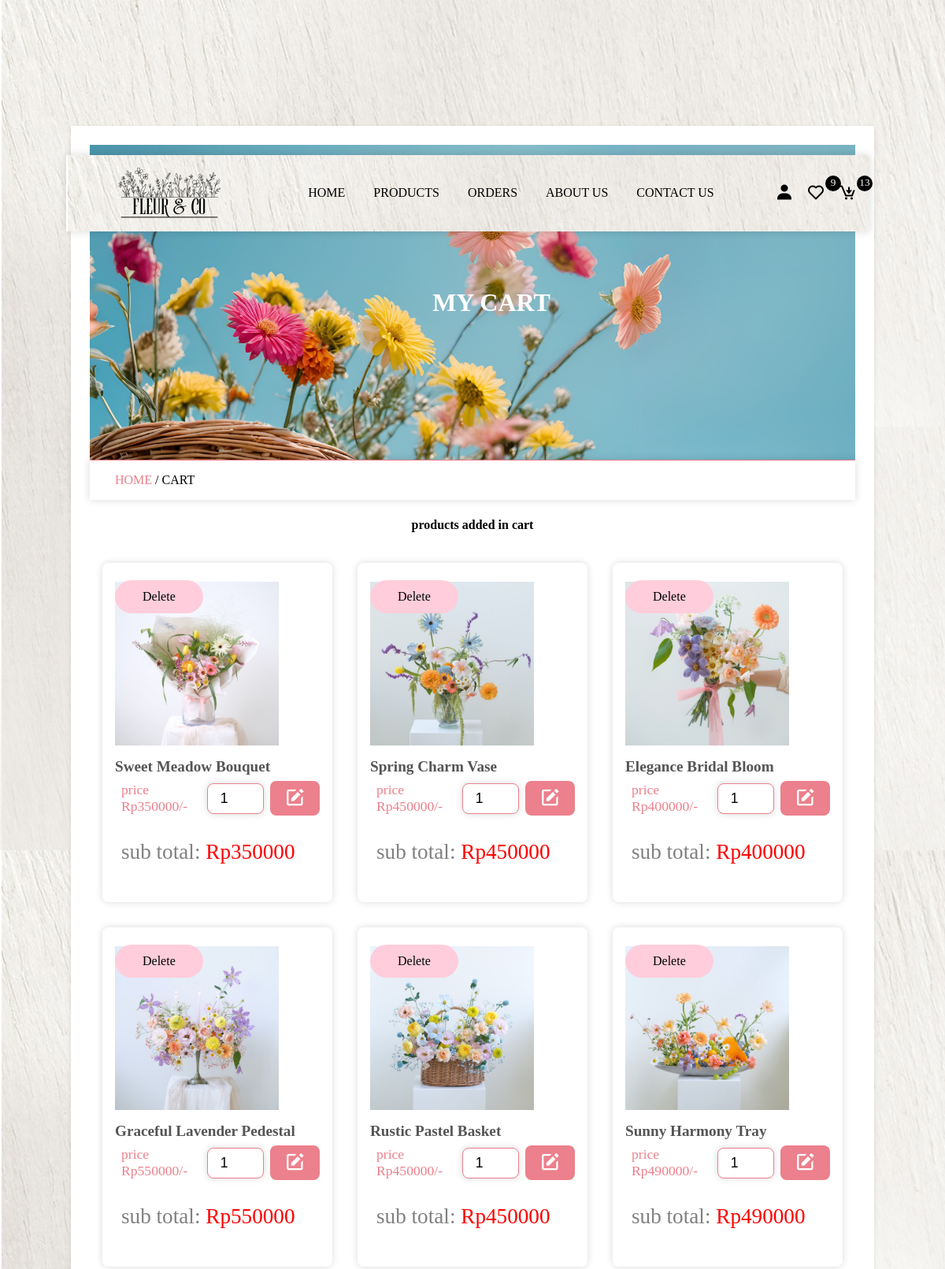
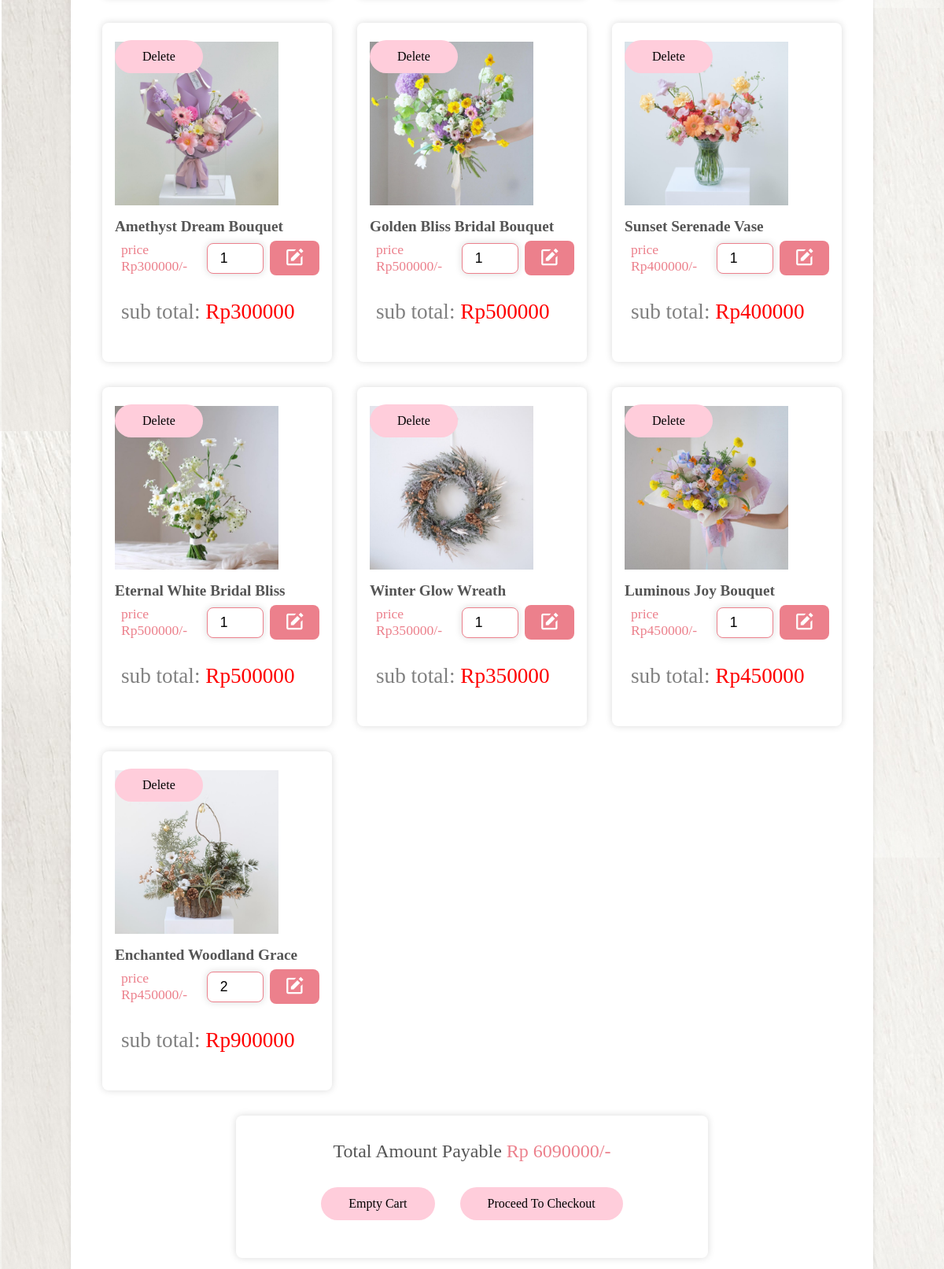
The app's page /cart.php (upper part) with its own data (2 pictures, top to bottom).
### tables this page shows
CREATE TABLE `cart` (
  `id` varchar(20) NOT NULL,
  `user_id` varchar(50) NOT NULL,
  `product_id` varchar(50) NOT NULL,
  `price` int(20) NOT NULL,
  `qty` varchar(2) NOT NULL
);

CREATE TABLE `products` (
  `id` varchar(20) NOT NULL,
  `name` varchar(50) NOT NULL,
  `price` int(50) NOT NULL,
  `image` varchar(255) NOT NULL,
  `product_detail` varchar(1000) NOT NULL
);

### cart.php (the view, shortened to what this page needs)
<?php
    include 'components/connection.php';
    if (isset($_SESSION['user_id'])) {
        $user_id = $_SESSION['user_id'];
    }else{
        $user_id = '';
    }
?>
<!DOCTYPE html>
<html lang="en">
<head>
    <link href='https://unpkg.com/boxicons@2.1.4/css/boxicons.min.css' rel='stylesheet'>
</head>
<body>
    <?php include 'components/header.php'; ?>
    <div class="main">
        <div class="banner">
            <h1>my cart</h1>
        </div>
        <div class="title2">
            <a href="home.php">home </a><span>/ cart</span>
        </div>
        <section class="products">
            <h1 class="title">products added in cart</h1>
            <div class="box-container">
            <?php
                    $grand_total = 0;
                    $select_cart = $conn->prepare("SELECT * FROM `cart` WHERE user_id = ?");
                    $select_cart->execute([$user_id]);
                    if ($select_cart->rowCount()>0) {
                        while($fetch_cart = $select_cart->fetch(PDO::FETCH_ASSOC)) {
                            $select_products = $conn->prepare("SELECT * FROM `products` WHERE id= ?");
                            $select_products->execute([$fetch_cart['product_id']]);
                            if ($select_products->rowCount()> 0) {
                                $fetch_products = $select_products->fetch(PDO::FETCH_ASSOC)
                ?>
                <form method="post" action="" class="box">
                    <img src="img/<?=$fetch_products['image']; ?>" class="img">
                    <h3 class="name"><?=$fetch_products['name']; ?></h3>
                    <div class="flex">
                        <p class="price">price Rp<?=$fetch_products['price']; ?>/-</p>
                        <input type="number" name="qty" required min="1" value="<?=$fetch_cart['qty']; ?>" max="20" maxlength="2" class="qty">
                        <button type="submit" name="update_cart" class="bx bxs-edit fa-edit"></button>
                    </div>
                    <p class="sub-total">sub total: <span>Rp<?=$sub_total = ($fetch_cart['qty']* $fetch_cart['price']) ?></span></p>
                    <button type="submit" name="delete_item" class="btn" onclick="return confirm('delete this item')">delete</button>
                </form>
                <?php
                            $grand_total+=$sub_total;
                            }else{
                                echo '<p class="empty">product was not found</p>';
                            }
                        }
                    }else{
                        echo '<p class="empty">no products added yet!</p>';
                    }
                ?>
            </div>
            <?php
                if ($grand_total !=0) {
            ?>
            <div class="cart-total">
                <p>total amount payable <span>Rp <?= $grand_total; ?>/-</span></p>
                <div class="button">
                    <form method="post">
                        <button type="submit" name="empty_cart" class="btn" onclick="return confirm('are you sure to empty your cart')">empty cart</button>
                    </form>
                    <a href="checkout.php" class="btn">proceed to checkout</a>
                </div>
            </div>
            <?php } ?>
        </section>
    </div>
</body>
</html>

### records on screen
cart: product.image (picture), product.name "Sweet Meadow Bouquet", product.price "350000", qty "1", $sub_total=($fetch_cart['qty']*$fetch_cart['price']) "350000"
cart: product.image (picture), product.name "Spring Charm Vase", product.price "450000", qty "1", $sub_total=($fetch_cart['qty']*$fetch_cart['price']) "450000"
cart: product.image (picture), product.name "Elegance Bridal Bloom", product.price "400000", qty "1", $sub_total=($fetch_cart['qty']*$fetch_cart['price']) "400000"
cart: product.image (picture), product.name "Graceful Lavender Pedestal", product.price "550000", qty "1", $sub_total=($fetch_cart['qty']*$fetch_cart['price']) "550000"
cart: product.image (picture), product.name "Rustic Pastel Basket", product.price "450000", qty "1", $sub_total=($fetch_cart['qty']*$fetch_cart['price']) "450000"
cart: product.image (picture), product.name "Sunny Harmony Tray", product.price "490000", qty "1", $sub_total=($fetch_cart['qty']*$fetch_cart['price']) "490000"
cart: product.image (picture), product.name "Amethyst Dream Bouquet", product.price "300000", qty "1", $sub_total=($fetch_cart['qty']*$fetch_cart['price']) "300000"
cart: product.image (picture), product.name "Golden Bliss Bridal Bouquet", product.price "500000", qty "1", $sub_total=($fetch_cart['qty']*$fetch_cart['price']) "500000"
cart: product.image (picture), product.name "Sunset Serenade Vase", product.price "400000", qty "1", $sub_total=($fetch_cart['qty']*$fetch_cart['price']) "400000"
cart: product.image (picture), product.name "Eternal White Bridal Bliss", product.price "500000", qty "1", $sub_total=($fetch_cart['qty']*$fetch_cart['price']) "500000"
cart: product.image (picture), product.name "Winter Glow Wreath", product.price "350000", qty "1", $sub_total=($fetch_cart['qty']*$fetch_cart['price']) "350000"
cart: product.image (picture), product.name "Luminous Joy Bouquet", product.price "450000", qty "1", $sub_total=($fetch_cart['qty']*$fetch_cart['price']) "450000"
cart: product.image (picture), product.name "Enchanted Woodland Grace", product.price "450000", qty "2", $sub_total = ($fetch_cart['qty']* $fetch_cart['price']) "900000"

### other values on screen
$total_wishlist_items "9"
$total_cart_items "13"
$grand_total "6090000"
